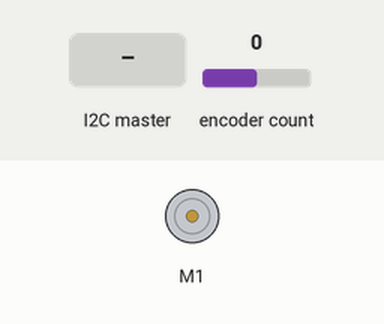
Simulated run of this sketch. Board: Arduino Uno, built with avr-gcc and run on an emulated ATmega328P. On the bench: DC motor (green arrow = forward, orange = backward, longer = faster). The inputs (shaded band) are chosen by the test bench; at power-on: encoder count 0. What the sketch prints to the serial monitor is not drawn.

Above: at 1.2 s.
1.3 s: encoder count set to 4
At 1.46 s:
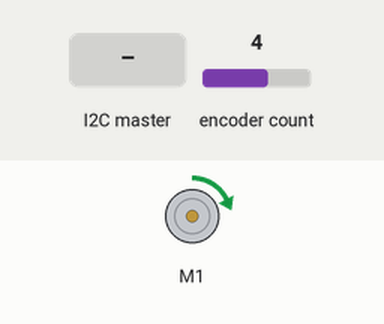
4.3 s: the I2C master sends the byte 1
At 4.7 s:
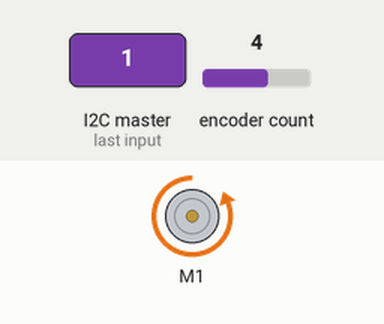
5.8 s: the I2C master sends the byte 0
At 5.96 s:
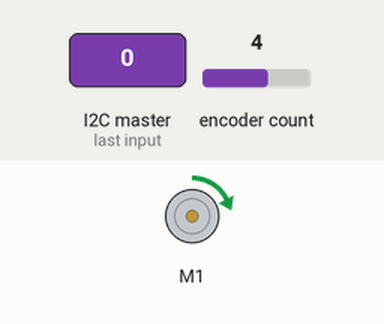
8.8 s: encoder count set to 8
11.8 s: encoder count set to 12
At 12.25 s:
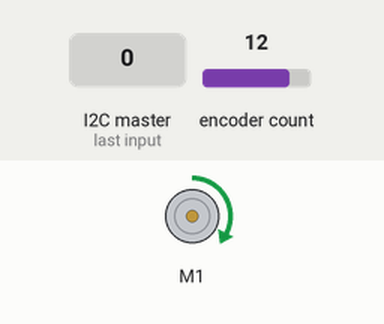
14.8 s: encoder count set to 16
Timing chart, 0 to 21.8 s (numbered marks = the images above; inputs shaded):
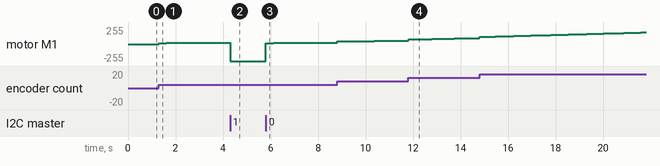

The sketch:

arduino_program.ino
```cpp
// SEED Lab Mini Project Group 3
// Sam Leonard, Dawson J. Gullickson, Julia Kaase

#include <DualMC33926MotorShield.h>
#include <Encoder.h>
#include <Wire.h>

#define PERIPHERAL_ADDRESS 0x08

// Change these pin numbers to the pins connected to your encoder.
//   Best Performance: both pins have interrupt capability
//   Good Performance: only the first pin has interrupt capability
//   Low Performance:  neither pin has interrupt capability
Encoder knobRight(3, 8);
//   avoid using pins with LEDs attached

DualMC33926MotorShield md;

// PID Control Gains
double Kp = 15.3786175942488; // V/rad
double Ki = 2.37803426483209; // V/(rad*s)
double Kd = 0;                // V*s/rad

// Given from document
double I = 0; // integral
double D = 0; // derivative
double e_past = 0; // previous value
double Ts = 0; // Time step
double Tc = millis() / 1000.0; // Running time

unsigned int angle = 0; // As a multiple of pi/2
double r = 0; // radians
double umax = 7.8; // max voltage that can be supplied
void setup() {
  // Start serial for output
  Serial.begin(31250);

  // Initialize motor
  md.init();

  // Initialize i2c as peripheral
  Wire.begin(PERIPHERAL_ADDRESS);

  // Set I2C callbacks
  Wire.onReceive(receiveData);

  Serial.println("Ready!");
}

void loop() {
  // Convert angle to radians
  r = angle*PI/2;
  // Serial.print("Desired: ");
  // Serial.print(r);
  // Serial.print(" ");

  // Get motor radians
  long newRight = knobRight.read();
  double y = ((double)newRight/3200)*2*PI;
  // Serial.print("Radians: ");
  // Serial.print(y);
  // Serial.print(" ");

  // calc error
  double e = r-y; // find where it needs to move from where it is

  if (Ts > 0) {
    D = (e-e_past)/Ts; // derivative
    e_past = e; // update val to get other vals
  } else {
    D = 0;
  }

  I = I+Ts*e; // integral

  // Calc controller output -- output voltage uses PID
  double u = Kp*e+Ki*I+Kd*D;
  // deals with actuator saturation
  // i.e. if trying to write a voltage too high for board to supply
  if (abs(u) > umax) {
    u = sgn(u)*umax;
    e = sgn(e)*min(umax/Kp, abs(e));
    I = (u-Kp*e-Kd*D)/Ki;
  }

  // Convert voltage to speed
  int speed = -u*400/umax;
  // Serial.print("Speed: ");
  // Serial.println(speed);
  // Set speed
  md.setM1Speed(speed);
  stopIfFault();

  // Output data (part 3)
  double currentTime = millis() / 1000.0;
  Ts = currentTime - Tc;
  Tc = currentTime;
  Serial.print("Time: ");
  Serial.print(currentTime);
  Serial.print("\tAngle: ");
  Serial.println(y);
}

// Get angle from raspberry pi
void receiveData(int _byte_ount) {
  angle = Wire.read();
}

int sgn(double v) {
  if (v >= 0) return 1;
  else return -1;
}

// Halts the program if the motor faults
void stopIfFault() {
  if (md.getFault()) {
    Serial.println("fault");
    while (true);
  }
}
```

Measured:
- after the input at 1.3 s, motor M1: moves from stopped to forward 22/255 over 2.7 s, starting at once
- after the input at 5.8 s, motor M1: moves from backward 255/255 to forward 22/255 over 2.7 s, starting at once
